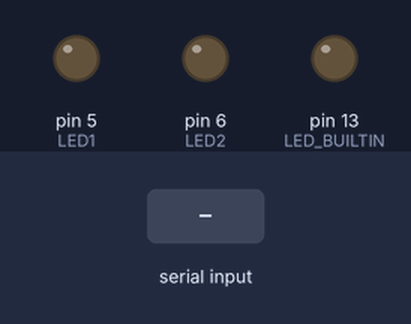
A sketch run on a simulated Arduino Uno, built with avr-gcc and run on an emulated ATmega328P. Shown: output pins drawn as LEDs (lit = HIGH). Inputs (shaded band) come from the test bench.

Above: at 1.2 s.
1.3 s: "1" received over Serial
At 1.6 s:
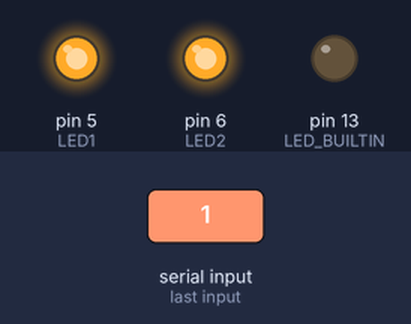
2.8 s: "2" received over Serial
At 4.0 s:
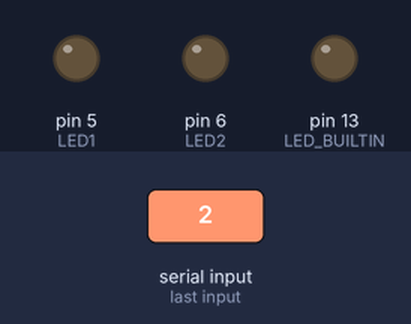
Timing chart, 0 to 5.8 s (numbered marks = the images above; inputs shaded):
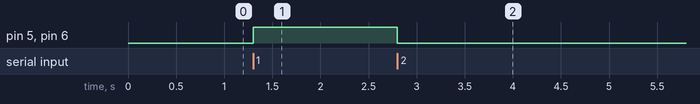

The sketch:

Cek_Bluetooth_analog.ino
```cpp
#define LED1 5
#define LED2 6
int input;
void setup() {
  // initialize digital pin LED_BUILTIN as an output.
  pinMode(LED_BUILTIN, OUTPUT);
      Serial.begin(9600);
      analogWrite(LED1, 0);
      analogWrite(LED2,0);
}

// the loop function runs over and over again forever
void loop() {
  if (Serial.available()){
    input=Serial.read();
  }
    switch(input){
      case '1': analogWrite(LED1, 255);
                analogWrite(LED2, 255); break;
      case '2': analogWrite(LED1, 0 );
                analogWrite(LED2, 0); break;
    }
    /*if(input=='1'){
    analogWrite(LED1, 255);   // turn the LED on (HIGH is the voltage level)
    Serial.println("Terbaca");
    };
                      // wait for a second
    if(input=='0'){
    analogWrite(LED1, 0);    // turn the LED off by making the voltage LOW
    Serial.println("Mati");
    };*/
}
```

Measured:
- after the input at 1.3 s, pin 5 (LED1), pin 6 (LED2): LOW → HIGH at once
- after the input at 2.8 s, pin 5 (LED1), pin 6 (LED2): HIGH → LOW at once
